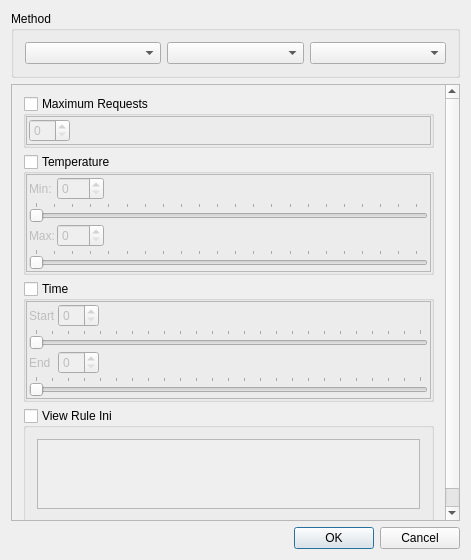
<?xml version="1.0" encoding="UTF-8"?>
<ui version="4.0">
 <class>RuleEditor</class>
 <widget class="QDialog" name="RuleEditor">
  <property name="geometry">
   <rect>
    <x>0</x>
    <y>0</y>
    <width>471</width>
    <height>560</height>
   </rect>
  </property>
  <property name="windowTitle">
   <string>Business Rule Editor</string>
  </property>
  <property name="windowIcon">
   <iconset resource="IdsEditor.qrc">
    <normaloff>:/IdsEditor/Resources/icon.png</normaloff>:/IdsEditor/Resources/icon.png</iconset>
  </property>
  <layout class="QVBoxLayout" name="verticalLayout_8">
   <item>
    <widget class="QGroupBox" name="groupBox">
     <property name="title">
      <string>Method</string>
     </property>
     <layout class="QHBoxLayout" name="horizontalLayout">
      <item>
       <widget class="QComboBox" name="FunctionCombo"/>
      </item>
      <item>
       <widget class="QComboBox" name="EndPointCombo"/>
      </item>
      <item>
       <widget class="QComboBox" name="MethodCombo"/>
      </item>
     </layout>
    </widget>
   </item>
   <item>
    <widget class="QScrollArea" name="scrollArea">
     <property name="widgetResizable">
      <bool>true</bool>
     </property>
     <widget class="QWidget" name="scrollAreaWidgetContents">
      <property name="geometry">
       <rect>
        <x>0</x>
        <y>0</y>
        <width>457</width>
        <height>478</height>
       </rect>
      </property>
      <layout class="QVBoxLayout" name="verticalLayout">
       <item>
        <widget class="QGroupBox" name="MaxRequestsGroup">
         <property name="title">
          <string>Maximum Requests</string>
         </property>
         <property name="checkable">
          <bool>true</bool>
         </property>
         <property name="checked">
          <bool>false</bool>
         </property>
         <layout class="QVBoxLayout" name="verticalLayout_4">
          <property name="spacing">
           <number>0</number>
          </property>
          <property name="leftMargin">
           <number>0</number>
          </property>
          <property name="topMargin">
           <number>0</number>
          </property>
          <property name="rightMargin">
           <number>0</number>
          </property>
          <property name="bottomMargin">
           <number>0</number>
          </property>
          <item>
           <widget class="QFrame" name="MaxRequestsFrame">
            <property name="frameShape">
             <enum>QFrame::StyledPanel</enum>
            </property>
            <property name="frameShadow">
             <enum>QFrame::Raised</enum>
            </property>
            <layout class="QVBoxLayout" name="verticalLayout_2">
             <property name="spacing">
              <number>2</number>
             </property>
             <property name="leftMargin">
              <number>2</number>
             </property>
             <property name="topMargin">
              <number>2</number>
             </property>
             <property name="rightMargin">
              <number>2</number>
             </property>
             <property name="bottomMargin">
              <number>2</number>
             </property>
             <item>
              <layout class="QHBoxLayout" name="horizontalLayout_5">
               <item>
                <widget class="QSpinBox" name="MaxRequestsSpin"/>
               </item>
               <item>
                <spacer name="horizontalSpacer_4">
                 <property name="orientation">
                  <enum>Qt::Horizontal</enum>
                 </property>
                 <property name="sizeHint" stdset="0">
                  <size>
                   <width>40</width>
                   <height>20</height>
                  </size>
                 </property>
                </spacer>
               </item>
              </layout>
             </item>
            </layout>
           </widget>
          </item>
         </layout>
        </widget>
       </item>
       <item>
        <widget class="QGroupBox" name="TempGroup">
         <property name="title">
          <string>Temperature</string>
         </property>
         <property name="checkable">
          <bool>true</bool>
         </property>
         <property name="checked">
          <bool>false</bool>
         </property>
         <layout class="QVBoxLayout" name="verticalLayout_5">
          <property name="spacing">
           <number>0</number>
          </property>
          <property name="leftMargin">
           <number>0</number>
          </property>
          <property name="topMargin">
           <number>0</number>
          </property>
          <property name="rightMargin">
           <number>0</number>
          </property>
          <property name="bottomMargin">
           <number>0</number>
          </property>
          <item>
           <widget class="QFrame" name="TempFrame">
            <property name="frameShape">
             <enum>QFrame::StyledPanel</enum>
            </property>
            <property name="frameShadow">
             <enum>QFrame::Raised</enum>
            </property>
            <layout class="QGridLayout" name="gridLayout">
             <property name="leftMargin">
              <number>2</number>
             </property>
             <property name="topMargin">
              <number>2</number>
             </property>
             <property name="rightMargin">
              <number>2</number>
             </property>
             <property name="bottomMargin">
              <number>2</number>
             </property>
             <property name="spacing">
              <number>2</number>
             </property>
             <item row="0" column="0">
              <widget class="QLabel" name="label_3">
               <property name="text">
                <string>Min:</string>
               </property>
              </widget>
             </item>
             <item row="0" column="1">
              <widget class="QSpinBox" name="MinTempSpin">
               <property name="sizePolicy">
                <sizepolicy hsizetype="Preferred" vsizetype="Fixed">
                 <horstretch>0</horstretch>
                 <verstretch>0</verstretch>
                </sizepolicy>
               </property>
               <property name="maximum">
                <number>212</number>
               </property>
              </widget>
             </item>
             <item row="0" column="2">
              <spacer name="horizontalSpacer">
               <property name="orientation">
                <enum>Qt::Horizontal</enum>
               </property>
               <property name="sizeHint" stdset="0">
                <size>
                 <width>334</width>
                 <height>20</height>
                </size>
               </property>
              </spacer>
             </item>
             <item row="1" column="0" colspan="3">
              <widget class="QSlider" name="MinTempSlider">
               <property name="maximum">
                <number>212</number>
               </property>
               <property name="orientation">
                <enum>Qt::Horizontal</enum>
               </property>
               <property name="tickPosition">
                <enum>QSlider::TicksAbove</enum>
               </property>
               <property name="tickInterval">
                <number>10</number>
               </property>
              </widget>
             </item>
             <item row="2" column="0">
              <widget class="QLabel" name="label_4">
               <property name="text">
                <string>Max:</string>
               </property>
              </widget>
             </item>
             <item row="2" column="1">
              <widget class="QSpinBox" name="MaxTempSpin">
               <property name="sizePolicy">
                <sizepolicy hsizetype="Preferred" vsizetype="Fixed">
                 <horstretch>0</horstretch>
                 <verstretch>0</verstretch>
                </sizepolicy>
               </property>
               <property name="maximum">
                <number>212</number>
               </property>
              </widget>
             </item>
             <item row="2" column="2">
              <spacer name="horizontalSpacer_2">
               <property name="orientation">
                <enum>Qt::Horizontal</enum>
               </property>
               <property name="sizeHint" stdset="0">
                <size>
                 <width>334</width>
                 <height>20</height>
                </size>
               </property>
              </spacer>
             </item>
             <item row="3" column="0" colspan="3">
              <widget class="QSlider" name="MaxTempSlider">
               <property name="maximum">
                <number>212</number>
               </property>
               <property name="orientation">
                <enum>Qt::Horizontal</enum>
               </property>
               <property name="tickPosition">
                <enum>QSlider::TicksAbove</enum>
               </property>
               <property name="tickInterval">
                <number>10</number>
               </property>
              </widget>
             </item>
            </layout>
           </widget>
          </item>
         </layout>
        </widget>
       </item>
       <item>
        <widget class="QGroupBox" name="TimeGroup">
         <property name="title">
          <string>Time</string>
         </property>
         <property name="checkable">
          <bool>true</bool>
         </property>
         <property name="checked">
          <bool>false</bool>
         </property>
         <layout class="QVBoxLayout" name="verticalLayout_3">
          <property name="spacing">
           <number>0</number>
          </property>
          <property name="leftMargin">
           <number>0</number>
          </property>
          <property name="topMargin">
           <number>0</number>
          </property>
          <property name="rightMargin">
           <number>0</number>
          </property>
          <property name="bottomMargin">
           <number>0</number>
          </property>
          <item>
           <widget class="QFrame" name="TimeFrame">
            <property name="frameShape">
             <enum>QFrame::StyledPanel</enum>
            </property>
            <property name="frameShadow">
             <enum>QFrame::Raised</enum>
            </property>
            <layout class="QGridLayout" name="gridLayout_2">
             <property name="leftMargin">
              <number>2</number>
             </property>
             <property name="topMargin">
              <number>2</number>
             </property>
             <property name="rightMargin">
              <number>2</number>
             </property>
             <property name="bottomMargin">
              <number>2</number>
             </property>
             <property name="spacing">
              <number>2</number>
             </property>
             <item row="0" column="0">
              <widget class="QLabel" name="label">
               <property name="text">
                <string>Start</string>
               </property>
              </widget>
             </item>
             <item row="0" column="1">
              <widget class="QSpinBox" name="MinTimeSpin">
               <property name="maximum">
                <number>24</number>
               </property>
              </widget>
             </item>
             <item row="0" column="2">
              <spacer name="horizontalSpacer_3">
               <property name="orientation">
                <enum>Qt::Horizontal</enum>
               </property>
               <property name="sizeHint" stdset="0">
                <size>
                 <width>340</width>
                 <height>20</height>
                </size>
               </property>
              </spacer>
             </item>
             <item row="1" column="0" colspan="3">
              <widget class="QSlider" name="MinTimeSlider">
               <property name="maximum">
                <number>24</number>
               </property>
               <property name="orientation">
                <enum>Qt::Horizontal</enum>
               </property>
               <property name="tickPosition">
                <enum>QSlider::TicksAbove</enum>
               </property>
               <property name="tickInterval">
                <number>1</number>
               </property>
              </widget>
             </item>
             <item row="2" column="0">
              <widget class="QLabel" name="label_2">
               <property name="text">
                <string>End</string>
               </property>
              </widget>
             </item>
             <item row="2" column="1">
              <widget class="QSpinBox" name="MaxTimeSpin">
               <property name="maximum">
                <number>24</number>
               </property>
              </widget>
             </item>
             <item row="2" column="2">
              <spacer name="horizontalSpacer_5">
               <property name="orientation">
                <enum>Qt::Horizontal</enum>
               </property>
               <property name="sizeHint" stdset="0">
                <size>
                 <width>340</width>
                 <height>20</height>
                </size>
               </property>
              </spacer>
             </item>
             <item row="3" column="0" colspan="3">
              <widget class="QSlider" name="MaxTimeSlider">
               <property name="maximum">
                <number>24</number>
               </property>
               <property name="orientation">
                <enum>Qt::Horizontal</enum>
               </property>
               <property name="tickPosition">
                <enum>QSlider::TicksAbove</enum>
               </property>
               <property name="tickInterval">
                <number>1</number>
               </property>
              </widget>
             </item>
            </layout>
           </widget>
          </item>
         </layout>
        </widget>
       </item>
       <item>
        <widget class="QGroupBox" name="IniGroup">
         <property name="title">
          <string>View Rule Ini</string>
         </property>
         <property name="checkable">
          <bool>true</bool>
         </property>
         <property name="checked">
          <bool>false</bool>
         </property>
         <layout class="QVBoxLayout" name="verticalLayout_9">
          <item>
           <widget class="QPlainTextEdit" name="IniPlainTextEdit">
            <property name="readOnly">
             <bool>true</bool>
            </property>
           </widget>
          </item>
         </layout>
        </widget>
       </item>
       <item>
        <widget class="QFrame" name="BottomFrame">
         <property name="sizePolicy">
          <sizepolicy hsizetype="Expanding" vsizetype="Expanding">
           <horstretch>0</horstretch>
           <verstretch>0</verstretch>
          </sizepolicy>
         </property>
         <property name="frameShape">
          <enum>QFrame::StyledPanel</enum>
         </property>
         <property name="frameShadow">
          <enum>QFrame::Raised</enum>
         </property>
        </widget>
       </item>
      </layout>
     </widget>
    </widget>
   </item>
   <item>
    <widget class="QDialogButtonBox" name="buttonBox">
     <property name="standardButtons">
      <set>QDialogButtonBox::Cancel|QDialogButtonBox::Ok</set>
     </property>
    </widget>
   </item>
  </layout>
 </widget>
 <layoutdefault spacing="6" margin="11"/>
 <resources>
  <include location="IdsEditor.qrc"/>
 </resources>
 <connections/>
</ui>
